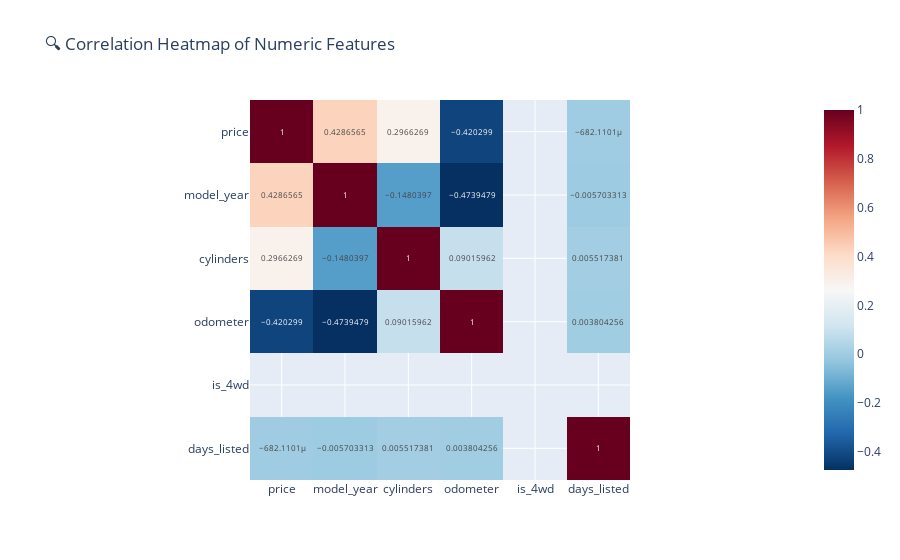

This figure's notebook cell:
### Markdown cell above
Price Distribution by Vehicle Condition:
This boxplot shows how vehicle price varies across different condition categories:

As expected, better condition generally corresponds with a higher median price.

Vehicles marked as "like new" or "excellent" tend to have higher price ranges, though there’s still overlap with lower conditions.

Outliers are present in every condition category—including very high prices for even "fair" or "salvage" listings—which may indicate:

Overpriced listings

Data entry issues

Niche or collector vehicles

Interestingly, the pricing difference between some categories (e.g., "good" vs. "excellent") is not very wide, which may reflect subjective labeling by sellers.

This visualization helps us see how vehicle condition impacts pricing, though it also reminds us that condition alone doesn’t fully explain price variance.

### Code cell
numeric_cols = df.select_dtypes(include=['float64', 'int64'])

# Compute the correlation matrix
correlation_matrix = numeric_cols.corr()

# Create a heatmap
fig = px.imshow(
    correlation_matrix,
    text_auto=True,
    color_continuous_scale='RdBu_r',
    title="🔍 Correlation Heatmap of Numeric Features")

fig.show()

### Figure 1 — Plotly figure (JSON) as saved in the notebook; plotly's stock layout.template omitted (floating-point values rounded to 4 significant figures)
{"data": [{"coloraxis": "coloraxis", "hovertemplate": "x: %{x}<br>y: %{y}<br>color: %{z}<extra></extra>", "name": "0", "texttemplate": "%{z}", "type": "heatmap", "x": ["price", "model_year", "cylinders", "odometer", "is_4wd", "days_listed"], "xaxis": "x", "y": ["price", "model_year", "cylinders", "odometer", "is_4wd", "days_listed"], "yaxis": "y", "z": [[1.0, 0.4287, 0.2966, -0.4203, NaN, -0.0006821], [0.4287, 1.0, -0.148, -0.4739, NaN, -0.005703], [0.2966, -0.148, 1.0, 0.09016, NaN, 0.005517], [-0.4203, -0.4739, 0.09016, 1.0, NaN, 0.003804], [NaN, NaN, NaN, NaN, NaN, NaN], [-0.0006821, -0.005703, 0.005517, 0.003804, NaN, 1.0]]}], "layout": {"coloraxis": {"colorscale": [[0, "rgb(5,48,97)"], [0.1, "rgb(33,102,172)"], [0.2, "rgb(67,147,195)"], [0.3, "rgb(146,197,222)"], [0.4, "rgb(209,229,240)"], [0.5, "rgb(247,247,247)"], [0.6, "rgb(253,219,199)"], [0.7, "rgb(244,165,130)"], [0.8, "rgb(214,96,77)"], [0.9, "rgb(178,24,43)"], [1, "rgb(103,0,31)"]]}, "title": {"text": "🔍 Correlation Heatmap of Numeric Features"}, "xaxis": {"anchor": "y", "constrain": "domain", "domain": [0, 1], "scaleanchor": "y"}, "yaxis": {"anchor": "x", "autorange": "reversed", "constrain": "domain", "domain": [0, 1]}}}
